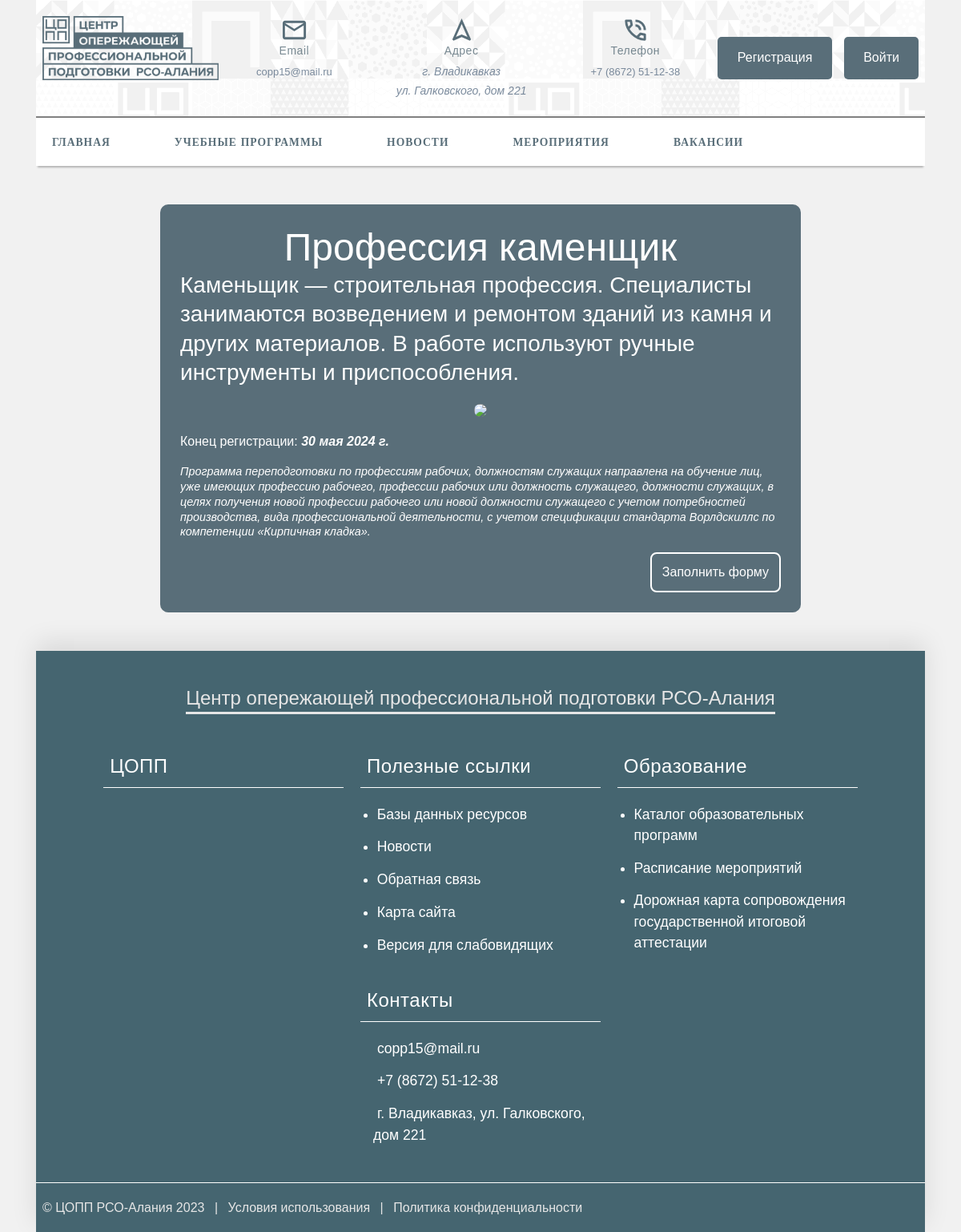
/programs/1/, run on the app's committed database.
### edu_progs/models.py (models this page shows, shortened)
class Program(models.Model):
    name = models.CharField(
        max_length=140,
        verbose_name='Имя программы'
    )
    description = models.TextField(
        null=True,
        blank=True,
        verbose_name='Описание программы',
        help_text='Описание программы'
    )
    image = models.ImageField(
        upload_to='programs/images',
        verbose_name='Изображение'
    )
    reg_start = models.DateField(
        verbose_name='Дата начала регистрации',
    )
    reg_end = models.DateField(
        verbose_name='Дата конца регистрации',
    )
    is_intramural = models.BooleanField(
        verbose_name='Очная форма',
        default=True
    )
    is_free = models.BooleanField(
        verbose_name='Бесплатная программа'
    )
    text = models.TextField(
        verbose_name='Подробное описание программы',
    )
    is_published = models.BooleanField(
        default=False,
        verbose_name='Программа опубликована'
    )
    class Meta:
        verbose_name = 'Учебная программа'
        verbose_name_plural = 'Учебные программы'

### edu_progs/views.py (the view)
# urls.py: path('<str:pk>/', views.program_detail, name='program-detail'),
def program_detail(request, pk):
    program = Program.objects.get(id=pk)
    context = {'program': program}
    return render(request, 'edu_progs/program_detail.html', context)

### edu_progs/templates/edu_progs/program_detail.html (shortened to what this page needs)
{% extends 'base.html' %}
{% block content %}
    <div class="program_detail">
        <h1 class="progName">{{ program.name }}</h1>
        <h3 class="progH3">{{ program.description |safe }}</h3>
        {% load thumbnail %}
        <div style="text-align: center;">
            {% thumbnail program.image "800" crop="center" upscale=True as im %}
                <img class="program_detail_img" src="{{ im.url }}">
            {% endthumbnail %}
        </div>
        <div class="endRegistration">
            Конец регистрации: <span>{{ program.reg_end }}</span>
        </div>
        <div class="prog_discript_sh">
            {{ program.text |safe }}
        </div>
        <div class="progFormLink">
            <a href="{% url 'edu_progs:program-form' program.id %}">Заполнить форму</a>
        </div>
    </div>
{% endblock content %}

### static/css/style.css (style rules this page uses)
body { background: #f1f1f1; margin:0; font-family: Arial; color: #596e79; }
a { text-decoration: none; color:inherit; }
h1 { text-align:center; font-size: 3rem; }
.program_detail_img { max-height: 400px; border-radius: 10px; }
.prog_discript_sh { max-height: 200px; overflow: hidden; font-style: italic; font-size: .9rem; line-height: 1.3; margin: 1rem 0; }
.progFormLink { text-align: right; }
.progH3 { line-height: 1.3; }
.prog_discript_sh p { margin: 0; }
.program_detail { margin: 0 auto; max-width: 800px; background-color: #596e79; color: white; padding: 25px; border-radius: 10px; }
.progName { margin: 0; }
.endRegistration { margin: 1rem 0; }
.endRegistration span { font-style: italic; font-weight: bold; }

### data on the page
Program: name "Профессия каменщик", description "Каменьщик — строительная профессия. Специалисты занимаются возведением и ремонтом зданий из камня и других материалов. В работе используют ручные инструменты и приспособления.", reg_end "30 мая 2024 г.", text "Программа переподготовки по профессиям рабочих, должностям служащих направлена на обучение лиц, уже имеющих профессию рабочего, профессии рабочих или должность служащего, должности служащих, в целях получения новой профессии рабочего или новой должности служащего с учетом потребностей производства, вида профессиональной деятельности, с учетом спецификации стандарта Ворлдскиллс по компетенции «Кирпичная кладка»."
